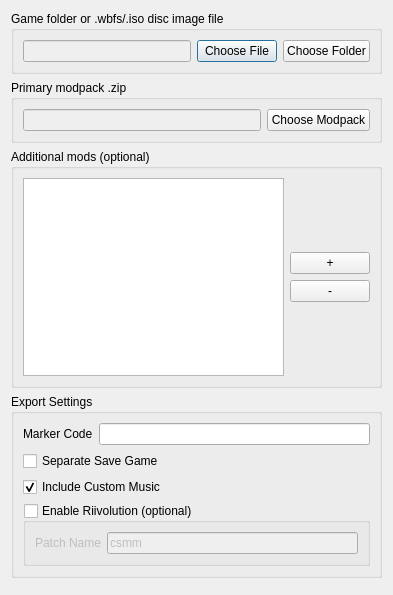
<?xml version="1.0" encoding="UTF-8"?>
<ui version="4.0">
 <class>QuickSetupDialog</class>
 <widget class="QDialog" name="QuickSetupDialog">
  <property name="windowModality">
   <enum>Qt::WindowModality::ApplicationModal</enum>
  </property>
  <property name="geometry">
   <rect>
    <x>0</x>
    <y>0</y>
    <width>393</width>
    <height>595</height>
   </rect>
  </property>
  <property name="windowTitle">
   <string>Quick Setup</string>
  </property>
  <property name="modal">
   <bool>false</bool>
  </property>
  <layout class="QVBoxLayout" name="verticalLayout">
   <item>
    <widget class="QGroupBox" name="groupBox">
     <property name="title">
      <string>Game folder or .wbfs/.iso disc image file</string>
     </property>
     <layout class="QHBoxLayout" name="horizontalLayout">
      <item>
       <widget class="QLineEdit" name="inputGameLoc">
        <property name="enabled">
         <bool>false</bool>
        </property>
       </widget>
      </item>
      <item>
       <widget class="QPushButton" name="chooseInputWbfsIso">
        <property name="text">
         <string>Choose File</string>
        </property>
       </widget>
      </item>
      <item>
       <widget class="QPushButton" name="chooseInputGameFolder">
        <property name="text">
         <string>Choose Folder</string>
        </property>
       </widget>
      </item>
     </layout>
    </widget>
   </item>
   <item>
    <widget class="QGroupBox" name="groupBox_2">
     <property name="title">
      <string>Primary modpack .zip</string>
     </property>
     <layout class="QHBoxLayout" name="horizontalLayout_2">
      <item>
       <widget class="QLineEdit" name="modpackZip">
        <property name="enabled">
         <bool>false</bool>
        </property>
       </widget>
      </item>
      <item>
       <widget class="QPushButton" name="chooseModpackZip">
        <property name="text">
         <string>Choose Modpack</string>
        </property>
       </widget>
      </item>
     </layout>
    </widget>
   </item>
   <item>
    <widget class="QGroupBox" name="groupBox_3">
     <property name="title">
      <string>Additional mods (optional)</string>
     </property>
     <property name="checkable">
      <bool>false</bool>
     </property>
     <property name="checked">
      <bool>false</bool>
     </property>
     <layout class="QHBoxLayout" name="horizontalLayout_3">
      <item>
       <widget class="QListWidget" name="additionalMods"/>
      </item>
      <item>
       <layout class="QVBoxLayout" name="additionalModButtons">
        <item>
         <spacer name="verticalSpacer">
          <property name="orientation">
           <enum>Qt::Orientation::Vertical</enum>
          </property>
          <property name="sizeHint" stdset="0">
           <size>
            <width>20</width>
            <height>40</height>
           </size>
          </property>
         </spacer>
        </item>
        <item>
         <widget class="QPushButton" name="addModZip">
          <property name="text">
           <string>+</string>
          </property>
         </widget>
        </item>
        <item>
         <widget class="QPushButton" name="removeModZip">
          <property name="text">
           <string>-</string>
          </property>
         </widget>
        </item>
        <item>
         <spacer name="verticalSpacer_2">
          <property name="orientation">
           <enum>Qt::Orientation::Vertical</enum>
          </property>
          <property name="sizeHint" stdset="0">
           <size>
            <width>20</width>
            <height>40</height>
           </size>
          </property>
         </spacer>
        </item>
       </layout>
      </item>
     </layout>
    </widget>
   </item>
   <item>
    <widget class="QGroupBox" name="exportSettingsGroupBox">
     <property name="title">
      <string>Export Settings</string>
     </property>
     <layout class="QVBoxLayout" name="verticalLayout_2">
      <item>
       <layout class="QHBoxLayout" name="horizontalLayout_5">
        <item>
         <widget class="QLabel" name="label_5">
          <property name="text">
           <string>Marker Code</string>
          </property>
         </widget>
        </item>
        <item>
         <widget class="QLineEdit" name="markerCode"/>
        </item>
       </layout>
      </item>
      <item>
       <widget class="QCheckBox" name="separateSaveGame">
        <property name="text">
         <string>Separate Save Game</string>
        </property>
       </widget>
      </item>
      <item>
       <widget class="QCheckBox" name="includeMusic">
        <property name="text">
         <string>Include Custom Music</string>
        </property>
        <property name="checked">
         <bool>true</bool>
        </property>
       </widget>
      </item>
      <item>
       <widget class="QGroupBox" name="enableRiivolutionGroupBox">
        <property name="autoFillBackground">
         <bool>false</bool>
        </property>
        <property name="title">
         <string>Enable Riivolution (optional)</string>
        </property>
        <property name="checkable">
         <bool>true</bool>
        </property>
        <property name="checked">
         <bool>false</bool>
        </property>
        <layout class="QHBoxLayout" name="horizontalLayout_4">
         <item>
          <widget class="QLabel" name="riivolutionPatchNameLabel">
           <property name="text">
            <string>Patch Name</string>
           </property>
          </widget>
         </item>
         <item>
          <widget class="QLineEdit" name="riivolutionPatchName">
           <property name="text">
            <string>csmm</string>
           </property>
          </widget>
         </item>
        </layout>
       </widget>
      </item>
     </layout>
    </widget>
   </item>
   <item>
    <widget class="QDialogButtonBox" name="buttonBox">
     <property name="enabled">
      <bool>true</bool>
     </property>
     <property name="orientation">
      <enum>Qt::Orientation::Horizontal</enum>
     </property>
     <property name="standardButtons">
      <set>QDialogButtonBox::StandardButton::NoButton</set>
     </property>
     <property name="centerButtons">
      <bool>false</bool>
     </property>
    </widget>
   </item>
  </layout>
 </widget>
 <tabstops>
  <tabstop>addModZip</tabstop>
  <tabstop>removeModZip</tabstop>
 </tabstops>
 <resources/>
 <connections>
  <connection>
   <sender>buttonBox</sender>
   <signal>accepted()</signal>
   <receiver>QuickSetupDialog</receiver>
   <slot>accept()</slot>
   <hints>
    <hint type="sourcelabel">
     <x>248</x>
     <y>254</y>
    </hint>
    <hint type="destinationlabel">
     <x>157</x>
     <y>274</y>
    </hint>
   </hints>
  </connection>
  <connection>
   <sender>buttonBox</sender>
   <signal>rejected()</signal>
   <receiver>QuickSetupDialog</receiver>
   <slot>reject()</slot>
   <hints>
    <hint type="sourcelabel">
     <x>316</x>
     <y>260</y>
    </hint>
    <hint type="destinationlabel">
     <x>286</x>
     <y>274</y>
    </hint>
   </hints>
  </connection>
 </connections>
</ui>
